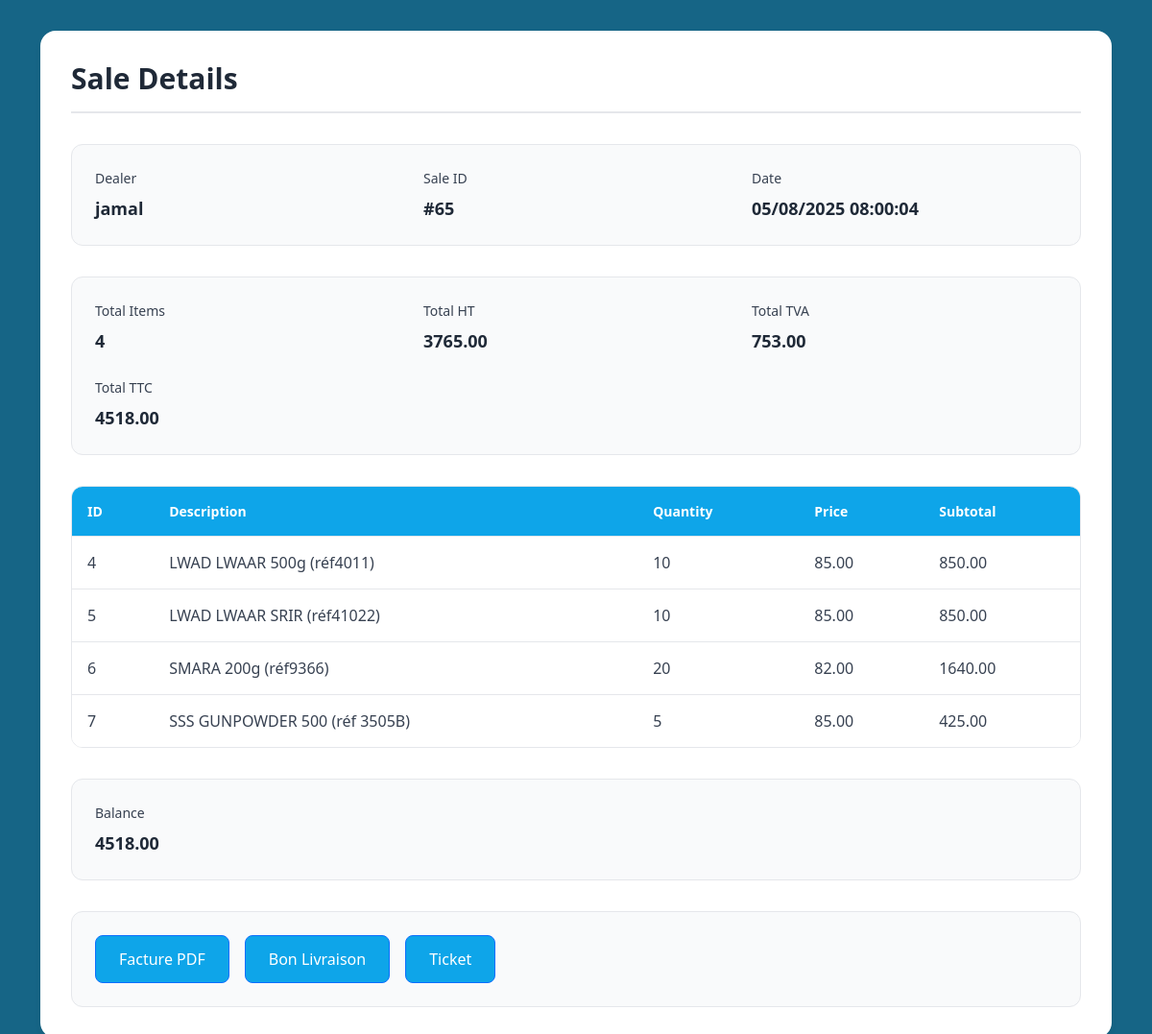
The page /sale/dealer/detail/65 on the database its author committed.
### sale/models.py (models this page shows, shortened)
class Sale(Commun):
    @property
    def get_HT(self):
        return sum(order.get_subtotal for order in self.order_line_set.all())
    @property
    def total_of_items(self):
        return self.order_line_set.count()

class SaleToDealer(Sale):
    dealer = models.ForeignKey(Dealer,related_name='sales', on_delete=models.PROTECT)
    matricule  = models.CharField(max_length=30,blank=True)
    ville = models.CharField(max_length=30,blank=True)

class Dealer(models.Model):
    created_at = models.DateField(auto_now_add=True)
    name = models.CharField(max_length=100)
    phone_whatsapp = models.CharField(
        max_length=13,
        validators=[RegexValidator(
            regex=r'^\+?1?\d{9,13}$',
            message="Phone number must be entered in the format: '+212**********'. Up to 13 digits allowed.")]
    )
    is_active = models.BooleanField(default=True)
    balance = models.DecimalField(max_digits=10, decimal_places=2, default=0.00)
    balance_limit = models.DecimalField(max_digits=10, decimal_places=2, default=0.00)
    @property
    def get_balance(self):
        return self.balance

class Commun(models.Model):
    user = models.ForeignKey(User, on_delete=models.DO_NOTHING)
    date = models.DateTimeField(auto_now=True)
    @property
    def get_TTC(self):
        return round(self.get_HT * Decimal(1.20), 2)
    @property
    def get_TVA(self):
        tva = self.get_HT * Decimal(0.2)
        return round(tva, 2)
    class Meta:
        abstract = True

class Sale(Commun):
    @property
    def get_HT(self):
        return sum(order.get_subtotal for order in self.order_line_set.all())
    @property
    def total_of_items(self):
        return self.order_line_set.count()

class LineItem(models.Model):
    item = models.ForeignKey(Stock, on_delete=models.PROTECT)
    description = models.CharField(max_length=30)
    quantity = models.PositiveIntegerField()  # Ensure only positive quantities
    price = models.DecimalField(max_digits=10, decimal_places=2)
    @property
    def get_subtotal(self):
        return Decimal(self.quantity) * Decimal(self.price)
    class Meta:
        abstract = True

class Order_Line(LineItem):
    sale = models.ForeignKey(Sale, on_delete=models.DO_NOTHING)

### stock/models.py (models this page shows, shortened)
class Stock(models.Model):
    item = models.OneToOneField(Item, on_delete=models.DO_NOTHING, related_name='stock',primary_key=True)
    current_quantity = models.PositiveIntegerField(default=0)
    unit_by_carton = models.PositiveIntegerField(default=1)
    cost_price = models.DecimalField(max_digits=10, decimal_places=2, default=0.00)
    threshold_amount= models.PositiveIntegerField(default=0)
    reorder_point = models.PositiveIntegerField(default=0) #ADD This
    lead_time = models.IntegerField(default=7, help_text="Lead time in days")  # Add the lead_time field
    @property
    def get_current_qte(self):
        return self.current_quantity
    @property
    def qte_by_carton(self):
        return self.unit_by_carton

### sale/views.py (the view)
# urls.py: path('dealer/detail/<int:pk>', views.SaleToDealerDetails, name='sale-dealer-detail'),
def SaleToDealerDetails(request, pk):
    sale_to_dealer = get_object_or_404(SaleToDealer, pk=pk)
    return render(request, 'sale/dealer_order_detail.html', {'sale_to_dealer': sale_to_dealer})

### stock/context_processors.py (called while the page is built)
def stock_alerts(request):
    alerts = []
    items = StockAlert.objects.all()
    for item in items:
        if item.item.get_current_qte < item.threshold:
            alerts.append(item)
    return {
        'stock_alerts': alerts  # Make stock_alerts available in templates
    }

### sale/templates/sale/dealer_order_detail.html (shortened to what this page needs)
{% extends 'sale/base.html' %}
{% block content %}
{% load static %}
{% load crispy_forms_tags %}
<div class="detail-container">
    <h1 class="page-title">Sale Details</h1>
    <div class="info-section">
        <div class="info-grid">
            <div class="info-item">
                <span class="info-label">Dealer</span>
                <span class="info-value">{{ sale_to_dealer.dealer.name }}</span>
            </div>
            <div class="info-item">
                <span class="info-label">Sale ID</span>
                <span class="info-value">#{{ sale_to_dealer.pk }}</span>
            </div>
            <div class="info-item">
                <span class="info-label">Date</span>
                <span class="info-value">{{ sale_to_dealer.date|date:"d/m/Y H:i:s" }}</span>
            </div>
        </div>
    </div>
    <div class="info-section">
        <div class="info-grid">
            <div class="info-item">
                <span class="info-label">Total Items</span>
                <span class="info-value">{{ sale_to_dealer.total_of_items }}</span>
            </div>
            <div class="info-item">
                <span class="info-label">Total HT</span>
                <span class="info-value">{{ sale_to_dealer.get_HT }}</span>
            </div>
            <div class="info-item">
                <span class="info-label">Total TVA</span>
                <span class="info-value">{{ sale_to_dealer.get_TVA }}</span>
            </div>
            <div class="info-item">
                <span class="info-label">Total TTC</span>
                <span class="info-value">{{ sale_to_dealer.get_TTC }}</span>
            </div>
        </div>
    </div>
    <table class="table">
        <thead>
            <tr>
                <th>ID</th>
                <th>Description</th>
                <th>Quantity</th>
                <th>Price</th>
                <th>Subtotal</th>
            </tr>
        </thead>
        <tbody>
            {% for order in sale_to_dealer.order_line_set.all %}
            <tr>
                <td>{{ order.item.pk }}</td>
                <td>{{ order.description }}</td>
                <td>{{ order.quantity }}</td>
                <td>{{ order.price }}</td>
                <td>{{ order.get_subtotal }}</td>
            </tr>
            {% empty %}
            <tr>
                <td colspan="5" class="text-center">No orders found.</td>
            </tr>
            {% endfor %}
        </tbody>
    </table>
    <div class="info-section">
        <div class="info-grid">
            <div class="info-item">
                <span class="info-label">Balance</span>
                <span class="info-value">{{ sale_to_dealer.dealer.get_balance }}</span>
            </div>
        </div>
    </div>
    <div class="actions-section">
        <a href="{% url 'sale:generate_facture_pdf' sale_id=sale_to_dealer.pk %}" class="btn btn-primary" download>
            Facture PDF
        </a>
        <a href="{% url 'sale:generate_bonlivraison_pdf' sale_id=sale_to_dealer.pk %}" class="btn btn-primary" download>
            Bon Livraison
        </a>
        <a href="{% url 'sale:generate_ticket_dealer_pdf' sale_id=sale_to_dealer.pk %}" class="btn btn-primary" download>
            Ticket
        </a>
    </div>
</div>
{% endblock %}

### static/css/style.css (style rules this page uses)
body { background-color: rgb(22, 101, 134); }

### sale/templates/sale/dealer_order_detail.html (style rules this page uses)
:root { --primary: #0ea5e9; --primary-dark: #0284c7; --success: #22c55e; --gray-50: #f9fafb; --gray-100: #f3f4f6; --gray-200: #e5e7eb; --gray-700: #374151; --gray-800: #1f2937; }
.detail-container { padding: 2rem; background-color: white; border-radius: 1rem; box-shadow: 0 4px 6px -1px rgb(0 0 0 / 0.1); margin: 2rem auto; max-width: 1200px; }
.page-title { color: var(--gray-800); font-size: 1.875rem; font-weight: 700; margin-bottom: 2rem; border-bottom: 2px solid var(--gray-200); padding-bottom: 1rem; }
.info-section { background-color: var(--gray-50); padding: 1.5rem; border-radius: 0.75rem; margin-bottom: 2rem; border: 1px solid var(--gray-200); }
.info-grid { display: grid; grid-template-columns: repeat(auto-fit, minmax(250px, 1fr)); gap: 1.5rem; }
.info-item { display: flex; flex-direction: column; gap: 0.5rem; }
.info-label { color: var(--gray-700); font-weight: 500; font-size: 0.875rem; }
.info-value { color: var(--gray-800); font-weight: 600; font-size: 1.125rem; }
.table { width: 100%; border-collapse: separate; border-spacing: 0; margin: 2rem 0; border-radius: 0.75rem; overflow: hidden; border: 1px solid var(--gray-200); }
.table thead th { background-color: var(--primary); color: white; font-weight: 600; text-align: left; padding: 1rem; font-size: 0.875rem; }
.table tbody tr:nth-child(even) { background-color: var(--gray-50); }
.table td { padding: 1rem; color: var(--gray-700); border-bottom: 1px solid var(--gray-200); }
.table tbody tr:last-child td { border-bottom: none; }
.actions-section { display: flex; gap: 1rem; margin-top: 2rem; padding: 1.5rem; background-color: var(--gray-50); border-radius: 0.75rem; border: 1px solid var(--gray-200); }
.btn { display: inline-flex; align-items: center; gap: 0.5rem; padding: 0.75rem 1.5rem; border-radius: 0.5rem; font-weight: 500; transition: all 0.2s; text-decoration: none; }
.btn-primary { background-color: var(--primary); color: white; }

### rows shown on the page
SaleToDealer: dealer.name "jamal", pk "65", total_of_items "4", get_HT "3765.00", get_TVA "753.00", get_TTC "4518.00", dealer.get_balance "4518.00"
Sale: date "05/08/2025 08:00:04"
Order_Line: item.pk "4", description "LWAD LWAAR 500g (réf4011)", quantity "10", price "85.00", get_subtotal "850.00"
Order_Line: item.pk "5", description "LWAD LWAAR SRIR (réf41022)", quantity "10", price "85.00", get_subtotal "850.00"
Order_Line: item.pk "6", description "SMARA 200g (réf9366)", quantity "20", price "82.00", get_subtotal "1640.00"
Order_Line: item.pk "7", description "SSS GUNPOWDER 500 (réf 3505B)", quantity "5", price "85.00", get_subtotal "425.00"
